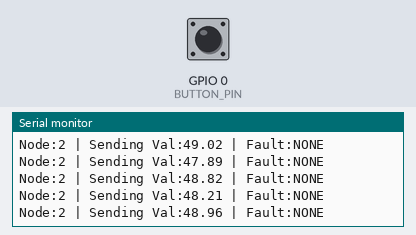
This sketch was run on a simulated ESP32. Parts: the last lines printed to the serial monitor. Inputs (shaded band) come from the test bench; at power-on: GPIO 0 (BUTTON_PIN) HIGH. Random numbers use the default seed unless the sketch sets one.

Above: at 1.2 s.
1.3 s: GPIO 0 (BUTTON_PIN) pulled LOW for 0.15 s
At 1.31 s:
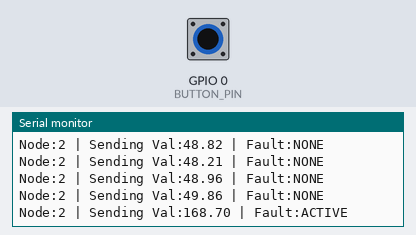
2.9 s: GPIO 0 (BUTTON_PIN) pulled LOW for 1 s
At 2.92 s:
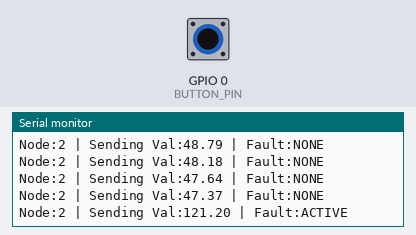
5.4 s: GPIO 0 (BUTTON_PIN) pulled LOW for 0.15 s
At 5.44 s:
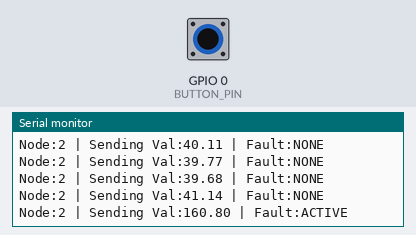
Timing chart, 0 to 8.4 s (numbered marks = the images above; inputs shaded):
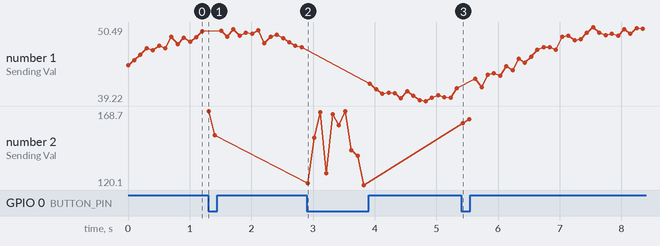

Measured:
- after the input at 1.3 s, the serial monitor: prints a new line at once (image 1)
- after the input at 2.9 s, the serial monitor: prints a new line at once (image 2)
- plotted number 1: 49.86 → 47.37 after the input at 1.3 s, 47.37 → 41.14 after the input at 2.9 s
- plotted number 2: 152.7 → 120.1 after the input at 2.9 s

The sketch:

twin_2.ino
```cpp
#include <esp_now.h>
#include <WiFi.h>

// ============================================================
// ⚙️ CONFIGURATION SECTION
// ============================================================

// 1. PASTE THE MAC ADDRESS OF YOUR BHARATPI (QUEEN) HERE
// Format: {0x24, 0x6F, 0x28, 0xA1, 0xB2, 0xC3}
// (Replace FF with your actual numbers)
uint8_t broadcastAddress[] = {0xFF, 0xFF, 0xFF, 0xFF, 0xFF, 0xFF};

// 2. NODE IDENTITY (CRITICAL STEP!)
// Set to '1' for the First Board (Thermal Sensor)
// Set to '2' for the Second Board (RF Signal Sensor)
int node_id = 2;

// ============================================================

#define BUTTON_PIN 0  // Built-in BOOT Button on ESP32

// Data Packet Structure (Must match Receiver exactly)
typedef struct struct_message {
  int id;
  float value;
  bool fault;
} struct_message;

struct_message myData;
esp_now_peer_info_t peerInfo;

// Physics Simulation State
float time_step = 0;
bool fault_mode = false;

// Callback function (Required for ESP-NOW to work)
void OnDataSent(const uint8_t *mac_addr, esp_now_send_status_t status) {
  // Optional: You can blink an LED here if you want visual feedback on send
}

void setup() {
  Serial.begin(115200);

  // 1. Hardware Init
  pinMode(BUTTON_PIN, INPUT_PULLUP);
  WiFi.mode(WIFI_STA); // Station Mode is required for ESP-NOW

  // 2. Init ESP-NOW
  if (esp_now_init() != ESP_OK) {
    Serial.println("Error initializing ESP-NOW");
    return;
  }
  esp_now_register_send_cb(OnDataSent);

  // 3. Register Peer (The Queen/BharatPi)
  memcpy(peerInfo.peer_addr, broadcastAddress, 6);
  peerInfo.channel = 0;
  peerInfo.encrypt = false;

  if (esp_now_add_peer(&peerInfo) != ESP_OK){
    Serial.println("Failed to add peer");
    return;
  }

  Serial.print("Digital Twin Online. ID: ");
  Serial.println(node_id);
}

void loop() {
  // A. CHECK FOR CHAOS TRIGGER (Human Input)
  // If BOOT button is held down, we act like a broken/hacked tower
  if (digitalRead(BUTTON_PIN) == LOW) {
    fault_mode = true;
  } else {
    fault_mode = false;
  }

  // B. PHYSICS ENGINE (Simulate 6G Tower Data)
  // Generate a Sine Wave (Day/Night traffic cycle) + Random Noise
  float noise = (random(-10, 10) / 10.0);
  float wave = 5.0 * sin(time_step * 0.1);

  if (fault_mode) {
    // ATTACK MODE: Generate Critical Spike
    // Simulates Thermal Runaway (>100C) or Signal Jamming
    myData.value = 120.0 + (random(0, 500)/10.0);
  } else {
    // NORMAL MODE: Generate Baseline Data
    // Simulates normal operating temp (~45C)
    myData.value = 45.0 + wave + noise;
  }

  // C. PREPARE PACKET
  myData.id = node_id;
  myData.fault = fault_mode;

  // D. SEND VIA MESH (ESP-NOW)
  esp_err_t result = esp_now_send(broadcastAddress, (uint8_t *) &myData, sizeof(myData));

  // Debug Output
  if (result == ESP_OK) {
    Serial.print("Node:"); Serial.print(node_id);
    Serial.print(" | Sending Val:"); Serial.print(myData.value);
    Serial.print(" | Fault:"); Serial.println(fault_mode ? "ACTIVE" : "NONE");
  }
  else {
    Serial.println("Error sending data (Check MAC Address?)");
  }

  time_step += 1.0;
  delay(100); // 10Hz Refresh Rate (Fast Edge Updates)
}
```
